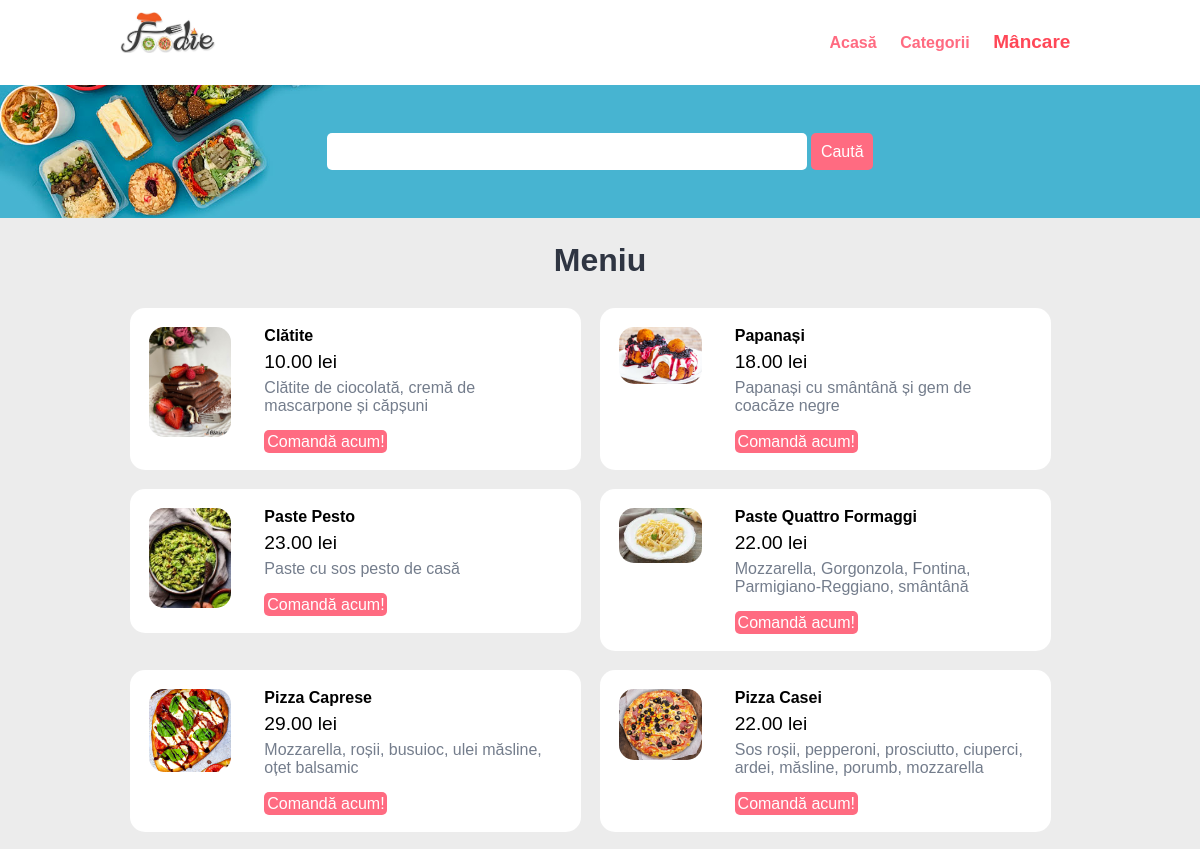
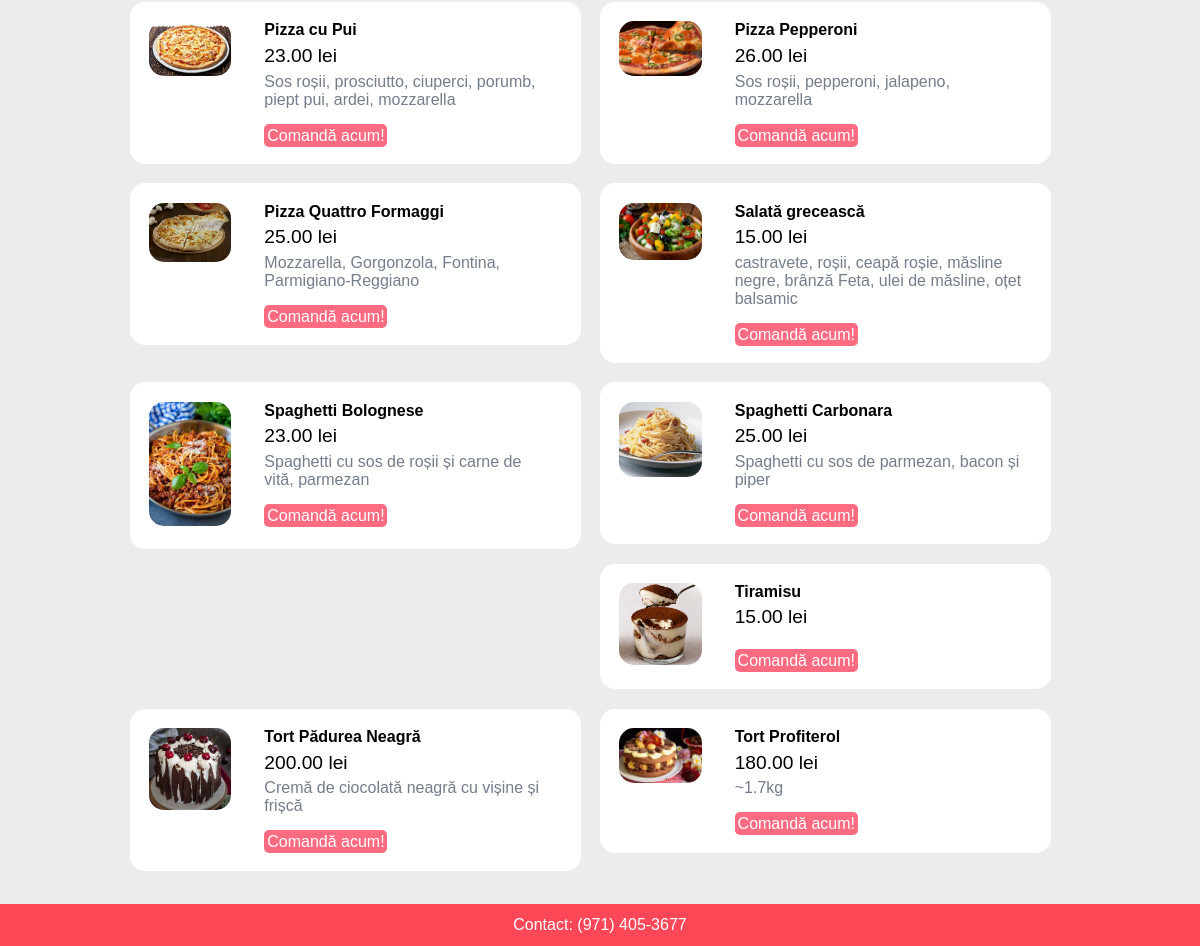
Screenshot of /foods.php with the database file from the repository (2 pictures, top to bottom).
### tables this page shows
CREATE TABLE IF NOT EXISTS `food` (
  `id` int(10) unsigned NOT NULL auto_increment,
  `title` varchar(150) NOT NULL,
  `description` varchar(255) NOT NULL,
  `price` decimal(10,2) NOT NULL,
  `image` varchar(255) NOT NULL,
  `category_id` int(11) NOT NULL,
  `featured` varchar(10) NOT NULL,
  `active` varchar(10) NOT NULL,
  PRIMARY KEY  (`id`)
);

### foods.php (the view, shortened to what this page needs)
<?php include('partials-front/menu.php'); ?>
<section class="food-search text-center">
    <div class="container">
        <form action="food-search.php" method="POST">
            <input type="search" name="search" required>
            <input type="submit" name="submit" value="Caută" class="btn btn-primary">
        </form>
    </div>
</section>
<section class="food-menu">
    <div class="container">
        <h2 class="text-center">Meniu</h2>
        <?php
            $sql = "SELECT * FROM food WHERE active='Da' ORDER BY title";
            $result = mysqli_query($connection, $sql);
            $nr = mysqli_num_rows($result);
            if($nr > 0)
            {
                while($row=mysqli_fetch_assoc($result))
                {
                    $id = $row['id'];
                    $title = $row['title'];
                    $price = $row['price'];
                    $description = $row['description'];
                    $image = $row['image'];
                    ?>
                    <div class="food-menu-box">
                        <div class="food-menu-img">
                            <?php
                                if($image=="")
                                {
                                    echo "<div>Imaginea nu este disponibilă</div>";
                                }
                                else
                                {
                                    ?>
                                    <img src="<?php echo HOME; ?>images/food/<?php echo $image; ?>"
                                    class="img-responsive img-curve">
                                    <?php
                                }
                            ?>
                        </div>
                        <div class="food-menu-desc">
                            <h4><?php echo $title; ?></h4>
                            <p class="food-price"><?php echo $price; ?> lei</p>
                            <p class="food-detail"><?php echo $description; ?></p>
                            <br>
                            <a href="order.php?food_id=<?php echo $id; ?>" class="btn btn-primary">Comandă acum!</a>
                        </div>
                    </div>
                    <?php
                }
            }
        ?>
    </div>
</section>
<?php include('partials-front/footer.php'); ?>

### css/style.css (style rules this page uses)
* { margin: 0 0; padding: 0 0; font-family: Arial, Helvetica, sans-serif; }
.container { width: 80%; margin: 0 auto; padding: 1%; }
.img-responsive { width: 100%; }
.img-curve { border-radius: 15px; }
.text-center { text-align: center; }
a { color: #ff6b81; text-decoration: none; }
.btn { padding: 1%; border: none; font-size: 1rem; border-radius: 5px; }
.btn-primary { background-color: #ff6b81; color: white; cursor: pointer; }
h2 { color: #2f3542; font-size: 2rem; margin-bottom: 2%; }
.food-search { background-image: url(../images/bg.jpg); background-size: cover; background-repeat: no-repeat; background-position: center; padding: 3% 0; }
.food-search input[type="search"] { width: 50%; padding: 1%; font-size: 1rem; border: none; border-radius: 5px; }
.food-menu { background-color: #ececec; padding: 1% 0; }
.food-menu-box { width: 43%; margin: 1%; padding: 2%; float: left; background-color: white; border-radius: 15px; }
.food-menu-img { width: 20%; float: left; }
.food-menu-desc { width: 70%; float: left; margin-left: 8%; }
.food-price { font-size: 1.2rem; margin: 2% 0; }
.food-detail { font-size: 1rem; color: #747d8c; }

### rows the page displays
food: image (picture), title "Clătite", price "10.00", description "Clătite de ciocolată, cremă de mascarpone și căpșuni"
food: image (picture), title "Papanași", price "18.00", description "Papanași cu smântână și gem de coacăze negre"
food: image (picture), title "Paste Pesto", price "23.00", description "Paste cu sos pesto de casă"
food: image (picture), title "Paste Quattro Formaggi", price "22.00", description "Mozzarella, Gorgonzola, Fontina, Parmigiano-Reggiano, smântână"
food: image (picture), title "Pizza Caprese", price "29.00", description "Mozzarella, roșii, busuioc, ulei măsline, oțet balsamic"
food: image (picture), title "Pizza Casei", price "22.00", description "Sos roșii, pepperoni, prosciutto, ciuperci, ardei, măsline, porumb, mozzarella"
food: image (picture), title "Pizza cu Pui", price "23.00", description "Sos roșii, prosciutto, ciuperci, porumb, piept pui, ardei, mozzarella"
food: image (picture), title "Pizza Pepperoni", price "26.00", description "Sos roșii, pepperoni, jalapeno, mozzarella"
food: image (picture), title "Pizza Quattro Formaggi", price "25.00", description "Mozzarella, Gorgonzola, Fontina, Parmigiano-Reggiano"
food: image (picture), title "Salată grecească", price "15.00", description "castravete, roșii, ceapă roșie, măsline negre, brânză Feta, ulei de măsline, oțet balsamic"
food: image (picture), title "Spaghetti Bolognese", price "23.00", description "Spaghetti cu sos de roșii și carne de vită, parmezan"
food: image (picture), title "Spaghetti Carbonara", price "25.00", description "Spaghetti cu sos de parmezan, bacon și piper"
food: image (picture), title "Tiramisu", price "15.00"
food: image (picture), title "Tort Pădurea Neagră", price "200.00", description "Cremă de ciocolată neagră cu vișine și frișcă"
food: image (picture), title "Tort Profiterol", price "180.00", description "~1.7kg"
